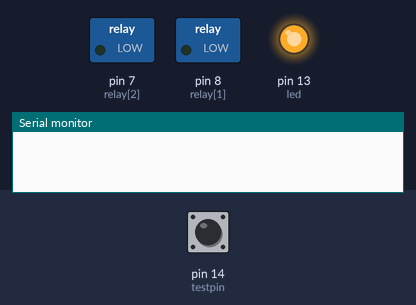
Recording of a sketch running on a simulated Arduino Uno, built with avr-gcc and run on an emulated ATmega328P. On the bench: switched loads named in the sketch (green lamp = pin HIGH), output pins drawn as LEDs (lit = HIGH), the last lines printed to the serial monitor. Dashed ring = blinking. Inputs (shaded band) come from the test bench; at power-on: pin 14 (testpin) HIGH.

Above: at 0.1 s.
At 4.2 s:
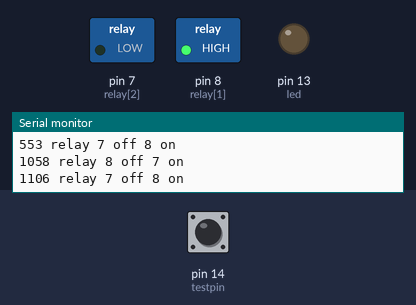
4.3 s: pin 14 (testpin) pulled LOW for 0.7 s
At 5.9 s:
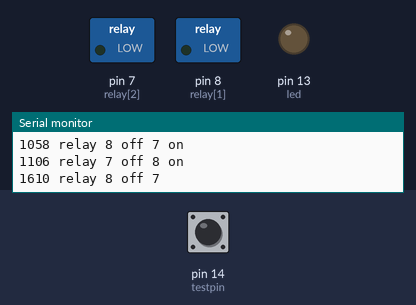
Timing chart, 0 to 17.1 s (numbered marks = the images above; inputs shaded):
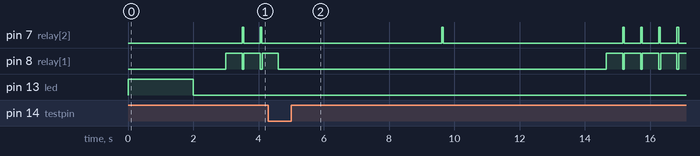

Measured:
- by itself, pin 8 (relay[1]): repeats every 0.55 s: HIGH 0.50 s, LOW 0.05 s

The sketch:

power_v3.ino
```cpp
const int SD_CS = 10;// big c high v power w/ test pin
const int led = 13;
unsigned long currentmillis = 0;
unsigned long headmillis = 0;
unsigned long interval1 = 0, interval2 = 0, interval3 = 0;
int offtime = 100;
int circlet = 100 + 100; // verson.1 was 150 + 50
double utctime, TWtime[5], gpstime;
word utc = 8;
String logdata, logFileName;
int msgType, j = 0;

//power relay
//int relay[] = {16, 17, 4}; // set relay pin,power pin,M pin
//int relay[] = {6, 5, 4}; // set relay pin,power pin,M pin
int relay[] = {9,8,7}; // set relay pin,power pin,M pin
int r[] = {0, 1, 2, 0, 1, 2};
byte power;
int buttonpin = 9, testpin = 14;


void setup()
{
  Serial.begin(9600);

  pinMode(relay[0], OUTPUT);
  digitalWrite(relay[0], LOW);
  pinMode(relay[1], OUTPUT);
  digitalWrite(relay[1], LOW);
  pinMode(relay[2], OUTPUT);
  digitalWrite(relay[2], LOW);
  pinMode(buttonpin, INPUT_PULLUP);
  pinMode(testpin, INPUT_PULLUP);

  pinMode(led, OUTPUT);
  digitalWrite(led, HIGH);
  delay(2000);
  digitalWrite(led, LOW);
  delay(1000);

  headmillis = millis();
}


void loop() {
  digitalWrite(led, LOW);
  currentmillis = millis() - headmillis;
  Serial.print(currentmillis);
  Serial.print(F(" relay "));
  Serial.print(relay[r[2]]);
  digitalWrite(relay[r[2]], LOW);
  Serial.print(F(" off "));
  delay(1);
  Serial.print(relay[r[1]]);
  digitalWrite(relay[r[1]], HIGH);
  Serial.println(F(" on "));
  delay(1);
  for (int i = 0; i < 100; i++) {
    //currentmillis = millis() - headmillis;
    //Serial.print(currentmillis);
    //Serial.print(F(" relay "));
    //Serial.print(relay[r[0]]);
    digitalWrite(relay[r[0]], HIGH);
    //Serial.print(F(" on "));
    //delayMicroseconds(1800);
    delay(4);
    //delayMicroseconds(250);
    //Serial.print(relay[r[0]]);
    digitalWrite(relay[r[0]], LOW);
    //Serial.println(F(" off "));
    //delayMicroseconds(700);
    delay(1);
    //delayMicroseconds(150);
  }
  currentmillis = millis() - headmillis;
  Serial.print(currentmillis);
  Serial.print(F(" relay "));
  Serial.print(relay[r[1]]);
  digitalWrite(relay[r[1]], LOW);
  Serial.print(F(" off "));
  delay(1);
  Serial.print(relay[r[2]]);
  if (digitalRead(testpin) == LOW) //pause a while when test pin low
  {
    delay(5000);
    digitalWrite(relay[r[2]], HIGH);
    delay(47);
    digitalWrite(relay[r[2]], LOW);
    delay(5000);
  }
  else {
    digitalWrite(relay[r[2]], HIGH);
    delay(47);
  }
  Serial.println(F(" on "));
}
```
